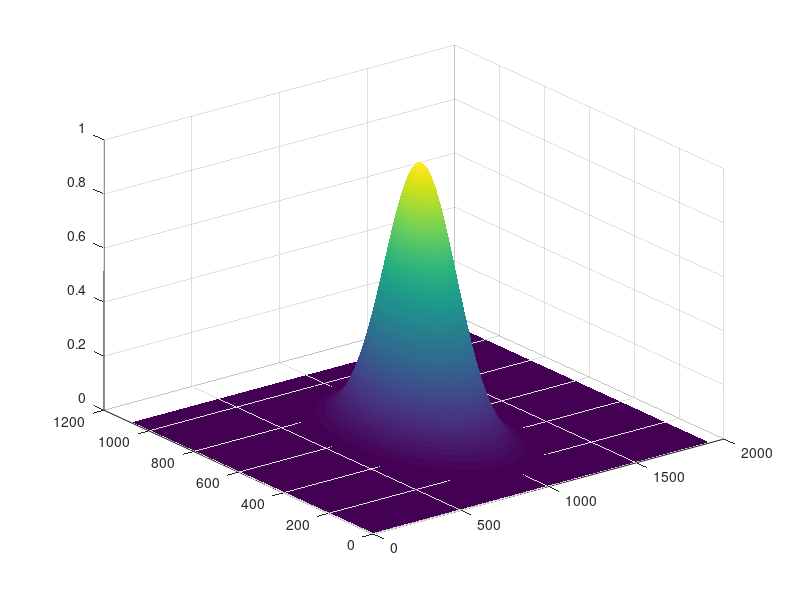
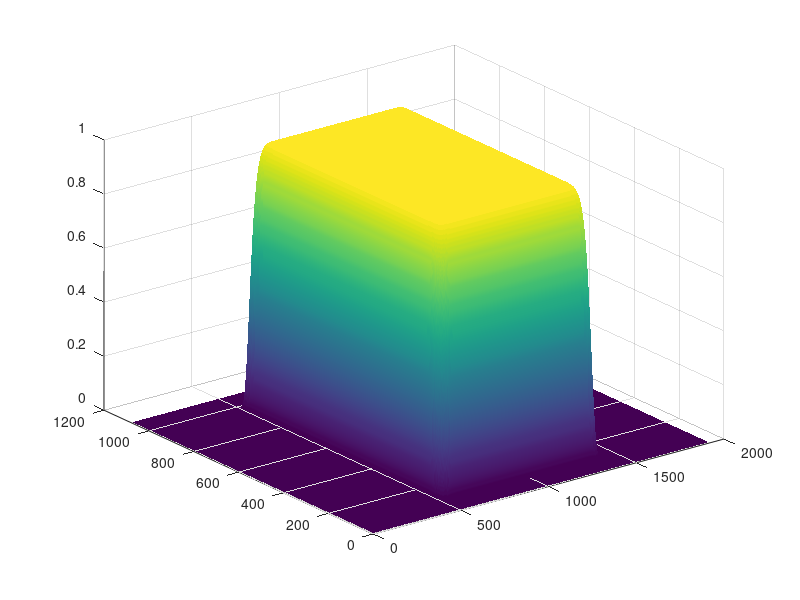

These charts were generated, in order, by the following MATLAB code: (Note: this script raises an error after producing the figures.)
clear all; close all;
tic;
%% Initializing display Matrices
H = 1920; V = 1080; 
x = -H/2:1:(H/2-1); 
y = -V/2:1:(V/2-1);
x = x*7.56e-3; 
y = y*7.56e-3; 
[X,Y] = meshgrid(x, y);
	    %%
	x0 = 0;     		% center
	y0 = 0;     		% center
	sigma = 960e-3; 			% beam waist
    sigma1=3.24;
	A = 1;      		% peak of the beam 
    n= 40;
    
	res = ((X-x0).^2 + (Y-y0).^2)./(2*sigma^2);
    res1 = ((X-x0).^n + (Y-y0).^n)./(2*sigma1^n);
	input_intensity = A  * exp(-res);
    output_intensity = A  * exp(-res1);
    figure(1)
	surf(input_intensity);
	shading interp 
      figure(2)
	surf(output_intensity);
	shading interp 
%---------------------------------------------------------
	Target=output_intensity;
    c1=0.002;
    c2=0.006;
    deltac=0.0001;
    c=c1;
initialguess= c((m.^2)+ (n.^2));
	A = fftshift(ifft2(fftshift(Target)));
	error = [];
	iteration_num = 100;
	%hologram = |objectWave + referenceWave|.^2
for i=1:iteration_num
  B = abs(input_intensity) .* exp(1i*initialguess);
  C = fftshift(fft2(fftshift(B)));
  D = abs(Target) .* exp(1i*angle(C));
  A = fftshift(ifft2(fftshift(D)));
  error = [error; sum(sum(abs(1.32*abs(C) - abs(Target))))];   
end
	figure
	subplot(2,1,1);
	imagesc(Target);
	title('Original image')
	subplot(2,1,2);
	imagesc(abs(C))               %last pattern
	title('reconstructed image');
	figure
	i = 1:1:i;
	plot(i,(error'));
	title('Error');
	figure
	imagesc(abs(C)) %last pattern
	title('reconstructed image');
	figure
	imagesc(angle(A)) %phase
	title('reconstructed phase')
	toc;